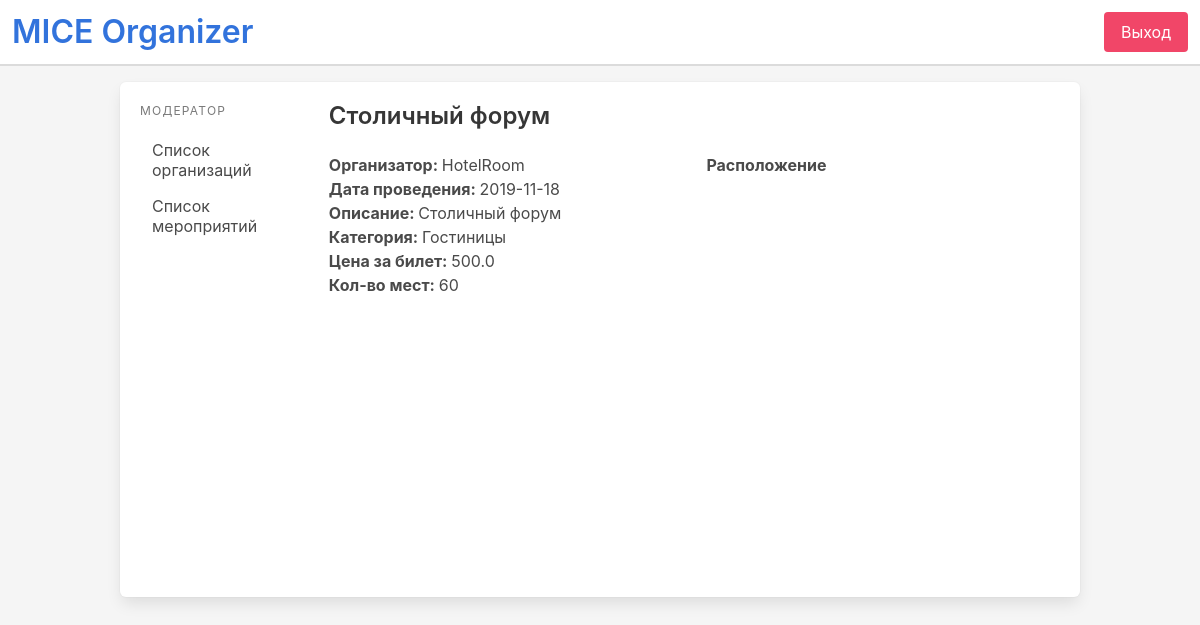
/admin/events/1, run on the app's committed database.
### app/models.py (models this page shows)
class Event(db.Model):
    id = db.Column(db.Integer, primary_key=True)
    name = db.Column(db.String)
    date = db.Column(db.Date)
    desc = db.Column(db.String)
    category = db.Column(db.String)
    address = db.Column(db.String)
    price = db.Column(db.Float)
    lat = db.Column(db.Float)
    lng = db.Column(db.Float)
    count_places = db.Column(db.Integer)
    count_quests_was = db.Column(db.Integer)
    organizer_id = db.Column(db.Integer, db.ForeignKey('app_user.id'))

class AppUser(UserMixin, db.Model):
    id = db.Column(db.Integer, primary_key=True)
    name = db.Column(db.String, unique=True, nullable=False)
    subject = db.Column(db.String)
    city = db.Column(db.String)
    password = db.Column(db.String, nullable=False)
    is_admin = db.Column(db.Boolean, default=False)
    events = db.relationship('Event', backref='user', lazy=True)

### app/routes.py (the view)
@app.route('/admin/events/<int:id>')
def admin_event_details(id):
    event = Event.query.get(id)
    return render_template('admin/event_details.html', event=event)

### app/templates/admin/event_details.html (shortened to what this page needs)
{% extends 'admin/base.html' %}
{% block content %}
<div class="container">
    <h2 class="title is-4">{{ event.name }}</h2>
    <div class="columns">
        <div class="column">
            <p><b>Организатор: </b>{{ event.user.name }}</p>
            <p><b>Дата проведения: </b>{{ event.date }}</p>
            <p><b>Описание: </b>{{ event.desc }}</p>
            <p><b>Категория: </b>{{ event.category }}</p>
            <p><b>Цена за билет: </b>{{ event.price }}</p>
            <p><b>Кол-во мест: </b>{{ event.count_places }}</p>
        </div>
        <div class="column">
            <p><b>Расположение</b></p>
            <div id="map" style="width: 100%; height: 400px"></div>
        </div>
    </div>
</div>
{% endblock %}

### data on the page
Event: name "Столичный форум", date "2019-11-18", desc "Столичный форум", category "Гостиницы", price "500.0", count_places "60"
AppUser: user.name "HotelRoom"
